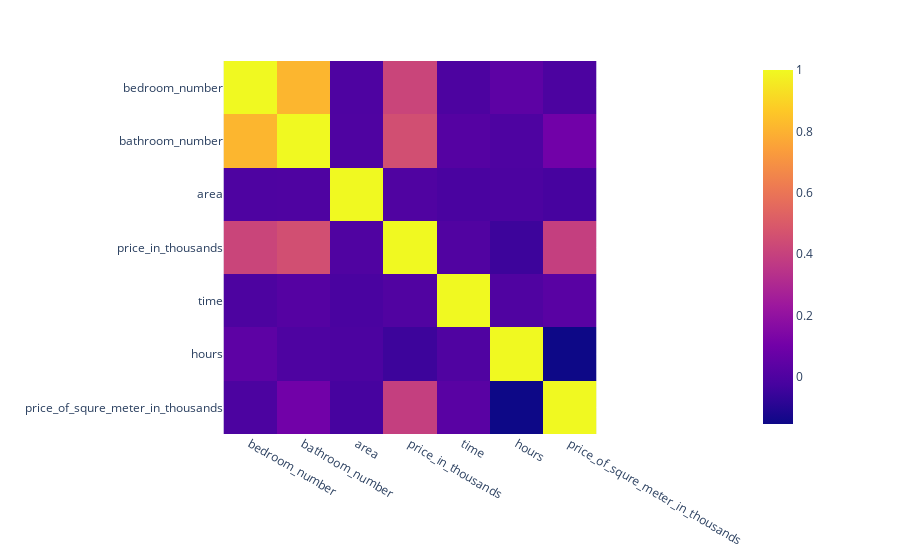

The notebook cell saved with this chart:
### Code cell
px.imshow(df.corr())
# it seem that the number of bedroom effect more than the area in the price

### Figure 1 — Plotly figure (JSON) as saved in the notebook; plotly's stock layout.template omitted (floating-point values rounded to 4 significant figures)
{"data": [{"coloraxis": "coloraxis", "hovertemplate": "x: %{x}<br>y: %{y}<br>color: %{z}<extra></extra>", "name": "0", "type": "heatmap", "x": ["bedroom_number", "bathroom_number", "area", "price_in_thousands", "time", "hours", "price_of_squre_meter_in_thousands"], "xaxis": "x", "y": ["bedroom_number", "bathroom_number", "area", "price_in_thousands", "time", "hours", "price_of_squre_meter_in_thousands"], "yaxis": "y", "z": [[1, 0.8113, -0.001295, 0.4143, -0.004549, 0.04261, -0.006574], [0.8113, 1, 0.001486, 0.4543, 0.01937, -0.002, 0.1002], [-0.001295, 0.001486, 1, 0.003398, -0.01307, -0.006951, -0.0233], [0.4143, 0.4543, 0.003398, 1, 0.005543, -0.04536, 0.3929], [-0.004549, 0.01937, -0.01307, 0.005543, 1, 0.003601, 0.03065], [0.04261, -0.002, -0.006951, -0.04536, 0.003601, 1, -0.1534], [-0.006574, 0.1002, -0.0233, 0.3929, 0.03065, -0.1534, 1]]}], "layout": {"coloraxis": {"colorscale": [[0, "#0d0887"], [0.1111, "#46039f"], [0.2222, "#7201a8"], [0.3333, "#9c179e"], [0.4444, "#bd3786"], [0.5556, "#d8576b"], [0.6667, "#ed7953"], [0.7778, "#fb9f3a"], [0.8889, "#fdca26"], [1, "#f0f921"]]}, "margin": {"t": 60}, "xaxis": {"anchor": "y", "constrain": "domain", "domain": [0, 1], "scaleanchor": "y"}, "yaxis": {"anchor": "x", "autorange": "reversed", "constrain": "domain", "domain": [0, 1]}}}
